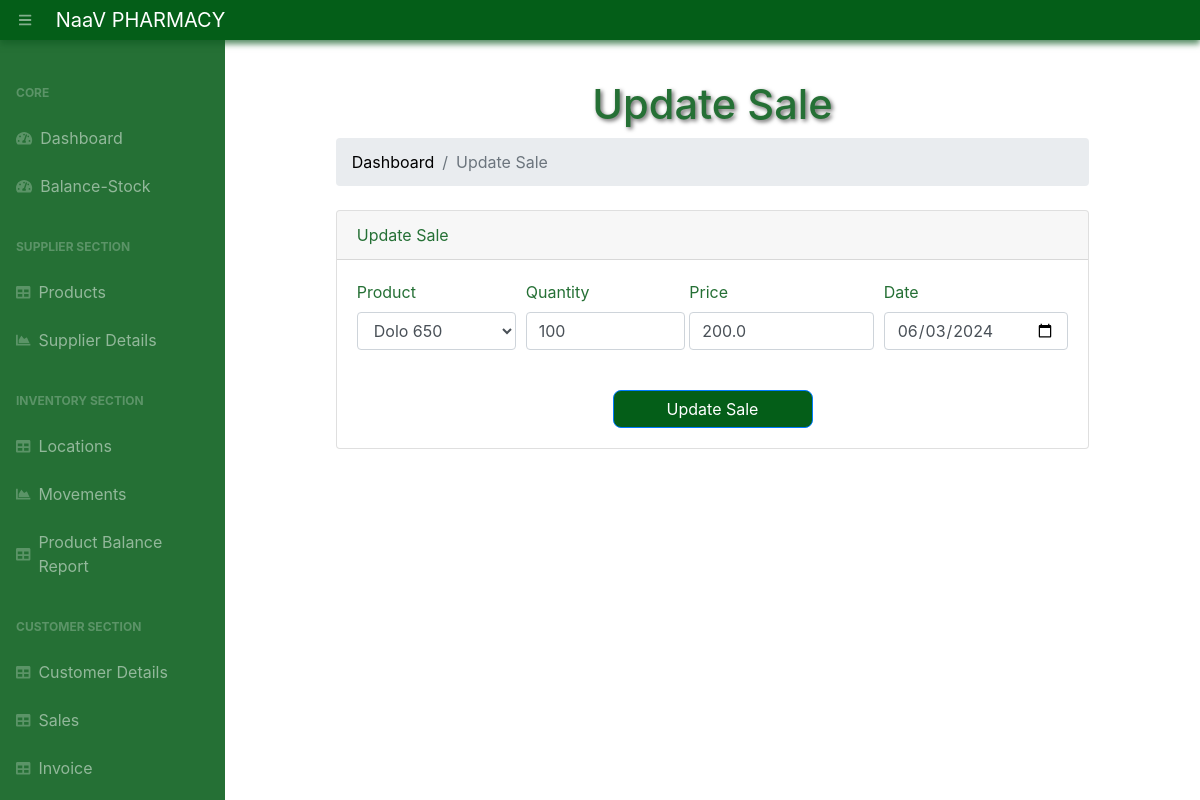
Screenshot of /update-sale/1 with the database file from the repository.
### app.py (models this page shows, shortened)
class Sale(db.Model):
    __tablename__ = 'sales'
    id = db.Column(db.Integer, primary_key=True)
    product_id = db.Column(db.String(200), db.ForeignKey('products.product_id'), nullable=False)
    customer_id = db.Column(db.String(100), db.ForeignKey('customers.customer_id'), nullable=False)
    quantity = db.Column(db.Integer, nullable=False)
    price = db.Column(db.Float, nullable=False)
    date = db.Column(db.Date, default=datetime.utcnow)
    product = db.relationship('Product', backref=db.backref('sales', lazy=True))
    customer = db.relationship('Customer', backref=db.backref('sales', lazy=True))

class Product(db.Model):
    __tablename__ = 'products'
    product_id      = db.Column(db.String(200), primary_key=True)
    quantity = db.Column(db.Integer)
    category = db.Column(db.String(50))
    price = db.Column(db.Float)
    date_created = db.Column(db.DateTime, default=datetime.utcnow)

### app.py (the view)
@app.route("/update-sale/<int:id>", methods=["POST", "GET"])
def updateSale(id):
    sale = Sale.query.get_or_404(id)
    products = Product.query.order_by(Product.date_created).all()
    if request.method == "POST":
        sale.product_id = request.form["product_id"]
        sale.quantity = request.form["quantity"]
        sale.price = request.form["price"]
        date_str = request.form["date"]
        try:
            sale.date = datetime.strptime(date_str, "%Y-%m-%d").date()
        except ValueError as e:
            return f"There was an issue with the date format: {str(e)}"
        try:
            db.session.commit()
            return redirect("/sales/")
        except Exception as e:
            return f"There was an issue while updating the sale: {str(e)}"
    else:
        return render_template("update-sale.html", sale=sale, products=products)

### templates/update-sale.html (shortened to what this page needs)
{% extends 'base.html' %}
{% block content %}
<main>
    <div class="container-fluid">
        <h1 class="mt-4">Update Sale</h1>
        <ol class="breadcrumb mb-4">
            <li class="breadcrumb-item"><a href="/">Dashboard</a></li>
            <li class="breadcrumb-item active">Update Sale</li>
        </ol>
        <div class="card mb-4">
            <div class="card-header">Update Sale</div>
            <div class="card-body">
                <form action="/update-sale/{{ sale.id }}" method="POST">
                    <div class="form-row">
                        <div class="col-md-6">
                            <div class="form-group">
                                <label for="product_id">Product</label>
                                <select id="product_id" name="product_id" class="form-control" required>
                                    {% for product in products %}
                                    <option value="{{ product.product_id }}"
                                        {% if product.product_id == sale.product_id %} selected {% endif %}>
                                        {{ product.product_id }}
                                    </option>
                                    {% endfor %}
                                </select>
                            </div>
                        </div>
                        <div class="col-md-6">
                            <div class="form-group">
                                <label for="quantity">Quantity</label>
                                <input class="form-control" value="{{ sale.quantity }}" name="quantity" id="quantity" type="number" placeholder="Enter Quantity" required/>
                            </div>
                        </div>
                    </div>
                    <div class="form-row">
                        <div class="col-md-6">
                            <div class="form-group">
                                <label for="price">Price</label>
                                <input class="form-control" value="{{ sale.price }}" name="price" id="price" type="text" placeholder="Enter Price" required/>
                            </div>
                        </div>
                        <div class="col-md-6">
                            <div class="form-group">
                                <label for="date">Date</label>
                                <input class="form-control" value="{{ sale.date.strftime('%Y-%m-%d') }}" name="date" id="date" type="date" required/>
                            </div>
                        </div>
                    </div>
                    <div class="form-group mt-4 mb-0">
                        <input type="submit" class="btn btn-primary btn-block" value="Update Sale">
                    </div>
                </form>
            </div>
        </div>
    </div>
</main>
{% endblock %}

### rows the page displays
Sale: product_id "Dolo 650", quantity "100", price "200.0", date "06/03/2024"
